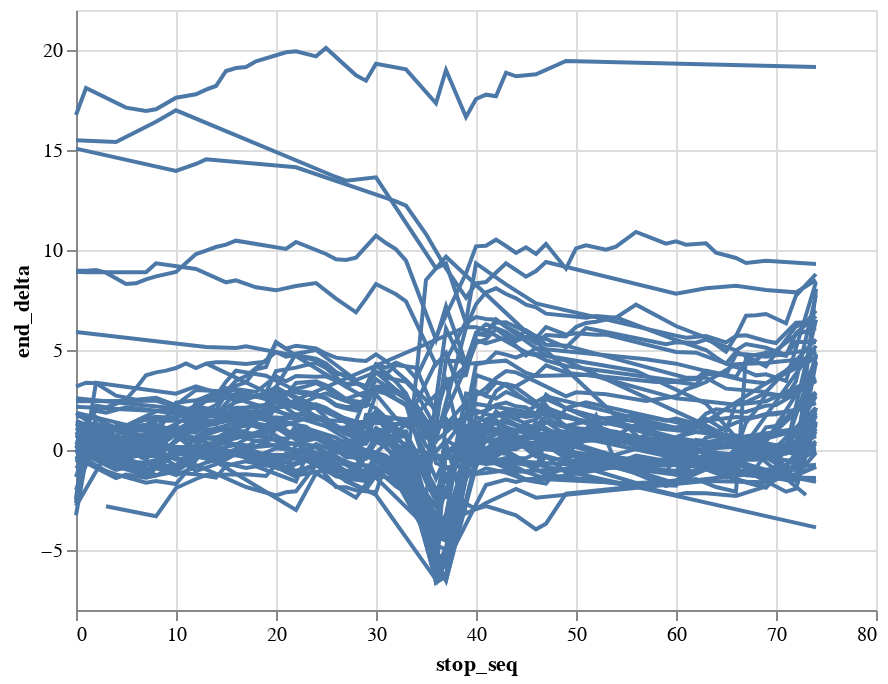

Notebook source saved alongside this figure:
### Markdown cell above
#### Schedule Deviation Trajectory
It might also be useful to look at the schedule deviation trajectory for all the buses on a given day. This can help us see anomalies and possible data issues, but it also provides a nice way to talk about the on-time performance metric as well as see general patterns or trends we might not otherwise see. Let's start by getting the data we need and getting it out onto a plot.

### Code cell
traj = study_deltas[['trip_id', 'end_time', 'end_delta', 'stop_seq']].copy()
alt.Chart(traj).mark_line().encode(
    alt.X('stop_seq:Q'),
    alt.Y('end_delta:Q'),
    alt.Detail('trip_id')
)

### Figure 1 — Vega-Lite specification as saved in the notebook (floating-point values rounded to 4 significant figures; data arrays with more than 128 entries replaced by an {"elided": "..."} marker saying what was removed)
{"config": {"view": {"continuousWidth": 400, "continuousHeight": 300}}, "data": {"name": "data-2b0d468271b9f972d6ac22538fb9a63e"}, "mark": "line", "encoding": {"detail": {"field": "trip_id", "type": "quantitative"}, "x": {"field": "stop_seq", "type": "quantitative"}, "y": {"field": "end_delta", "type": "quantitative"}}, "$schema": "https://vega.github.io/schema/vega-lite/v4.17.0.json", "datasets": {"data-2b0d468271b9f972d6ac22538fb9a63e": {"elided": "2058 records"}}}
